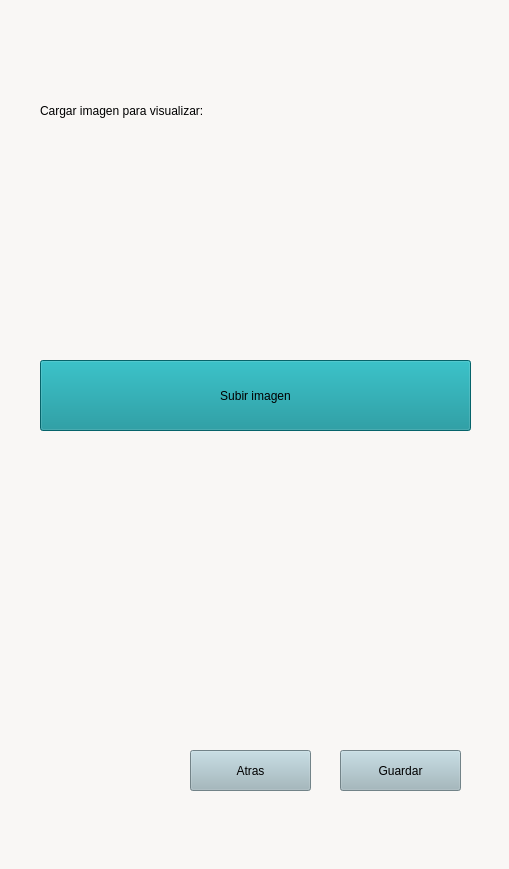
<?xml version="1.0" encoding="UTF-8"?>
<ui version="4.0">
 <class>ventana_subir_PNG</class>
 <widget class="QMainWindow" name="ventana_subir_PNG">
  <property name="geometry">
   <rect>
    <x>0</x>
    <y>0</y>
    <width>509</width>
    <height>869</height>
   </rect>
  </property>
  <property name="windowTitle">
   <string>MainWindow</string>
  </property>
  <property name="styleSheet">
   <string notr="true"> background-color: rgb(249, 247, 245)</string>
  </property>
  <widget class="QWidget" name="centralwidget">
   <widget class="QLabel" name="logo">
    <property name="geometry">
     <rect>
      <x>120</x>
      <y>10</y>
      <width>221</width>
      <height>71</height>
     </rect>
    </property>
    <property name="minimumSize">
     <size>
      <width>221</width>
      <height>0</height>
     </size>
    </property>
    <property name="styleSheet">
     <string notr="true">border-image: url(:/logo.png);</string>
    </property>
    <property name="text">
     <string/>
    </property>
   </widget>
   <widget class="QLabel" name="subtitulo">
    <property name="geometry">
     <rect>
      <x>40</x>
      <y>90</y>
      <width>391</width>
      <height>41</height>
     </rect>
    </property>
    <property name="styleSheet">
     <string notr="true">font: 75 20pt &quot;Calibri&quot;;</string>
    </property>
    <property name="text">
     <string>Cargar imagen para visualizar:</string>
    </property>
   </widget>
   <widget class="QPushButton" name="boton_subir_img">
    <property name="geometry">
     <rect>
      <x>40</x>
      <y>360</y>
      <width>431</width>
      <height>71</height>
     </rect>
    </property>
    <property name="styleSheet">
     <string notr="true">
font: 10pt &quot;Calibri&quot;;  background-color: rgb(9, 139, 148)</string>
    </property>
    <property name="text">
     <string>Subir imagen</string>
    </property>
   </widget>
   <widget class="QPushButton" name="guardar">
    <property name="geometry">
     <rect>
      <x>340</x>
      <y>750</y>
      <width>121</width>
      <height>41</height>
     </rect>
    </property>
    <property name="styleSheet">
     <string notr="true">font: 10pt &quot;Calibri&quot;; background-color: rgb(159, 183, 190)</string>
    </property>
    <property name="text">
     <string>Guardar</string>
    </property>
   </widget>
   <widget class="QPushButton" name="atras">
    <property name="geometry">
     <rect>
      <x>190</x>
      <y>750</y>
      <width>121</width>
      <height>41</height>
     </rect>
    </property>
    <property name="styleSheet">
     <string notr="true">font: 10pt &quot;Calibri&quot;; background-color: rgb(159, 183, 190)</string>
    </property>
    <property name="text">
     <string>Atras</string>
    </property>
   </widget>
  </widget>
  <widget class="QMenuBar" name="menubar">
   <property name="geometry">
    <rect>
     <x>0</x>
     <y>0</y>
     <width>509</width>
     <height>26</height>
    </rect>
   </property>
  </widget>
  <widget class="QStatusBar" name="statusbar"/>
 </widget>
 <resources>
  <include location="logo_pricipal.qrc"/>
 </resources>
 <connections/>
</ui>
